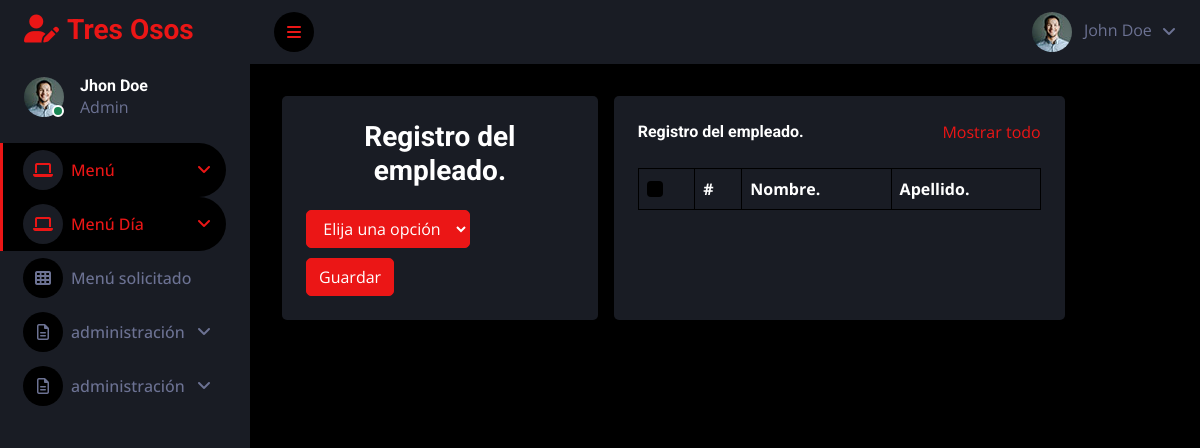
The app's page /empleado, older data.
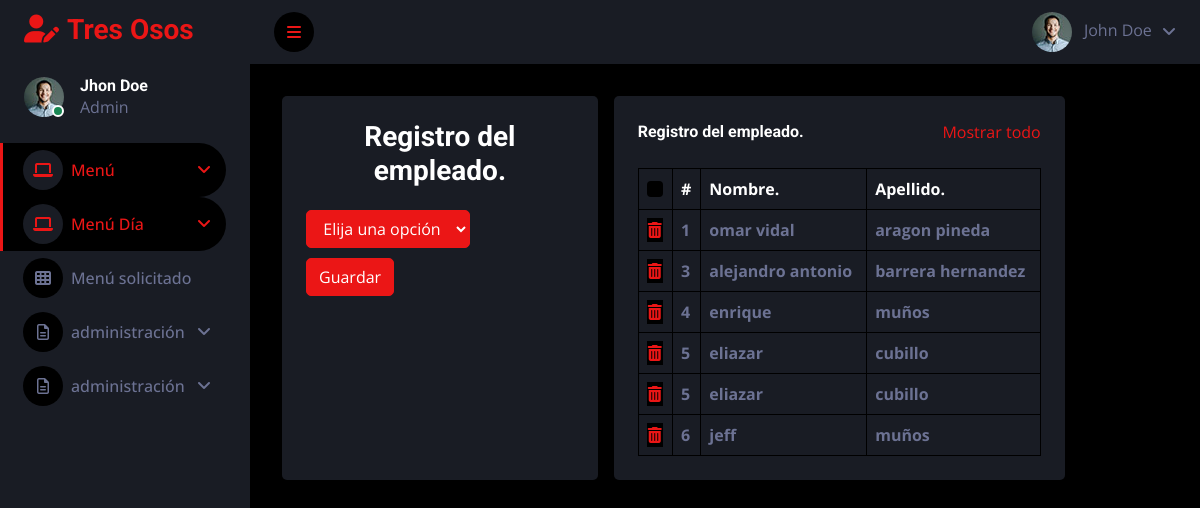
The same page, newer data.
### tables this page shows
CREATE TABLE empleado
(
id INTEGER NOT NULL,
id_pers INTEGER NOT NULL,
PRIMARY KEY (id),
FOREIGN KEY (id_pers) REFERENCES persona(id)
);

CREATE TABLE persona
(
id INTEGER  NOT NULL,
Nombre_pers TEXT NOT NULL,
Ape_pers TEXT NOT NULL,
Dic_pers TEXT NOT NULL,
Tel_pers TEXT NOT NULL,
Cor_pers TEXT NOT NULL,
PRIMARY KEY (id)
);

### app.py (the view)
@app.route("/empleado", methods=["GET", "POST"])
def empleado():
    if request.method == "POST":
        registro = request.form.get("id_pers")
        db.execute("INSERT INTO empleado (id_pers) values(:registro)", registro=registro )
        return redirect("/empleado")
    else:
        vista = db.execute("SELECT *FROM persona INNER JOIN empleado ON empleado.id_pers=persona.id")
        print(vista)
        empleado = db.execute("SELECT *FROM persona")
        return render_template("empleado.html", empleado=empleado, vista=vista)

### templates/empleado.html (shortened to what this page needs)
{% extends 'layout.html' %}
{% block contenido %}
<div class="container-fluid">
	<div class="row">
		<div class="col-md-6 col-md-6 bg-secondary rounded p-4" style="width: 35%;margin: 8px;">
			<h3 class="text-center">
			     Registro del empleado.
			</h3>
			<form role="form" method="POST" action="/empleado">
                <div class="row1">
					<div class="col-md-12">
						<select name="id_pers" class="btn btn-primary" style="margin-top: 15px;">
							<option selected>Elija una opción</option>
						</select>
					</div>
				</div>
				<button type="submit" class="btn btn-primary" style="margin-top: 10px;">
					Guardar
				</button>
			</form>
		</div>
		<div class="bg-secondary text-center rounded p-4" style="width: 50%; margin: 8px;">
        <div class="d-flex align-items-center justify-content-between mb-4">
            <h6 class="mb-0"><font style="vertical-align: inherit;"><font style="vertical-align: inherit;">Registro del empleado. </font></font></h6>
            <a href=""><font style="vertical-align: inherit;"><font style="vertical-align: inherit;">Mostrar todo</font></font></a>
        </div>
        <div class="table-responsive">
            <table class="table text-start align-middle table-bordered table-hover mb-0">
                <thead>
                    <tr class="text-white">
                        <th scope="col"><input class="form-check-input" type="checkbox"></th>
                        <th scope="col"><font style="vertical-align: inherit;"><font style="vertical-align: inherit;">#</font></font></th>
                        <th scope="col"><font style="vertical-align: inherit;"><font style="vertical-align: inherit;">Nombre.</font></font></th>
                        <th scope="col"><font style="vertical-align: inherit;"><font style="vertical-align: inherit;">Apellido.</font></font></th>
                    </tr>
                </thead>
                <tbody>
					{% for vista in vista %}
						<tr>
						  <th><a class="form-check-input" type="submit" href="/empleado_eliminar/{{ vista.id }}"><i class="fa-solid fa-trash-can"></i></a></th>
						  <th>{{vista.id_pers}}</th>
						  <th>{{vista.Nombre_pers}}</th>
						  <th>{{vista.Ape_pers}}</th>
						</tr>
					{% endfor %}
                </tbody>
            </table>
        </div>
    </div>
	</div>
</div>
{% endblock %}

Row changes from the older to the newer data that the page shows:
added empleado: id_pers "1", Nombre_pers "omar vidal", Ape_pers "aragon pineda"
added empleado: id_pers "3", Nombre_pers "alejandro antonio", Ape_pers "barrera hernandez"
added empleado: id_pers "4", Nombre_pers "enrique", Ape_pers "muños"
added empleado: id_pers "5", Nombre_pers "eliazar", Ape_pers "cubillo"
added empleado: id_pers "5", Nombre_pers "eliazar", Ape_pers "cubillo"
added empleado: id_pers "6", Nombre_pers "jeff", Ape_pers "muños"
